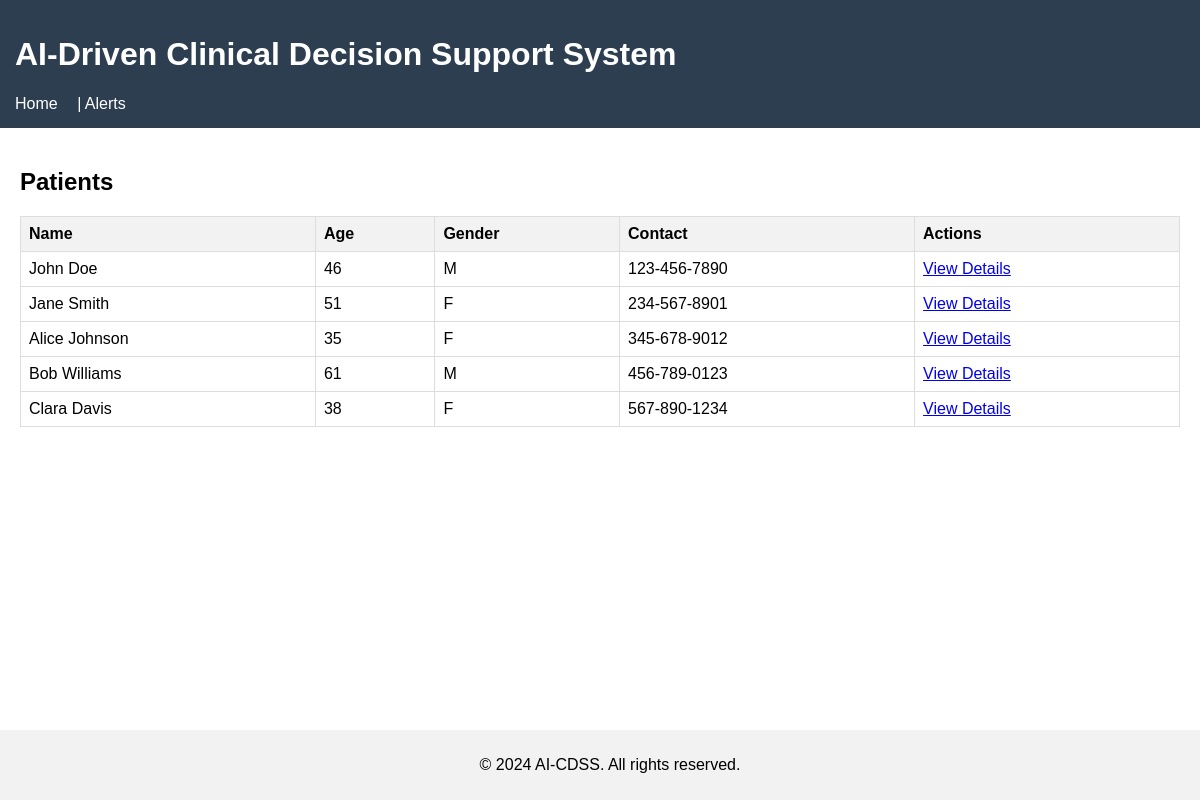
The page / on the database its author committed.
### tables this page shows
CREATE TABLE Patients (
            patient_id INTEGER PRIMARY KEY AUTOINCREMENT,
            first_name TEXT NOT NULL,
            last_name TEXT NOT NULL,
            date_of_birth DATE NOT NULL,
            gender TEXT NOT NULL CHECK(gender IN ('M','F','O')),
            phone TEXT UNIQUE NOT NULL,
            email TEXT UNIQUE NOT NULL,
            address TEXT
        );

### app.py (the view)
@app.route('/')
def index():
    patients = pd.read_sql_table('Patients', engine)
    patients['age'] = (pd.to_datetime('today') - pd.to_datetime(patients['date_of_birth'])).dt.days // 365
    return render_template('index.html', patients=patients)

### templates/index.html
{% extends "base.html" %}
{% block content %}
<h2>Patients</h2>
<table>
    <tr>
        <th>Name</th>
        <th>Age</th>
        <th>Gender</th>
        <th>Contact</th>
        <th>Actions</th>
    </tr>
    {% for _, row in patients.iterrows() %}
    <tr>
        <td>{{ row.first_name }} {{ row.last_name }}</td>
        <td>{{ row.age }}</td>
        <td>{{ row.gender }}</td>
        <td>{{ row.phone }}</td>
        <td><a href="{{ url_for('patient_detail', patient_id=row.patient_id) }}">View Details</a></td>
    </tr>
    {% endfor %}
</table>
{% endblock %}

### static/css/styles.css (style rules this page uses)
body { font-family: Arial, sans-serif; margin: 0; padding: 0; }
table { width: 100%; border-collapse: collapse; margin-bottom: 20px; }
table, th, td { border: 1px solid #ddd; }
th, td { padding: 8px; text-align: left; }
th { background-color: #f2f2f2; }

### rows shown on the page
Patients: first_name "John", last_name "Doe", phone "123-456-7890"
Patients: first_name "Jane", last_name "Smith", phone "234-567-8901"
Patients: first_name "Alice", last_name "Johnson", phone "345-678-9012"
Patients: first_name "Bob", last_name "Williams", phone "456-789-0123"
Patients: first_name "Clara", last_name "Davis", phone "567-890-1234"

### other values the page prints
{{ row.age }} "46" "51" "35" "61" "38"
{{ row.gender }} "M" "F" "F" "M" "F"
